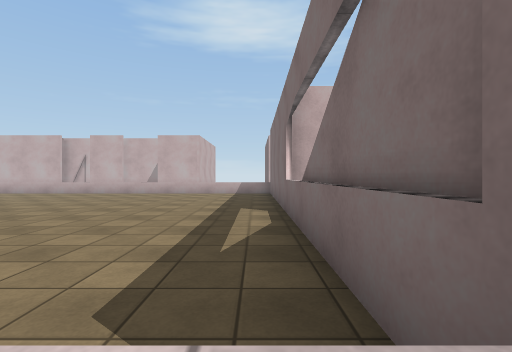
View 1 (above)

16 first-person views from a walk through a Unity game level. The camera is 1.3 m above the floor, looks level and sees 85° across. The floor is counted in squares, 1.7 m on a side. Each view is taken from the middle of a square. On the plan, view 1 faces up. The plan holds only what a view shows up to about 10 squares ahead; the rest is blank. The place goes on beyond the plan. The player character is not drawn. Some surface patterns are stand-ins.

View 2
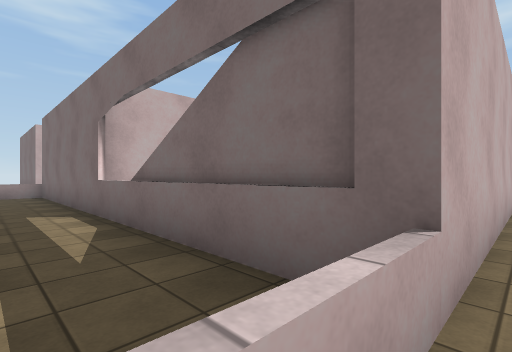

View 3
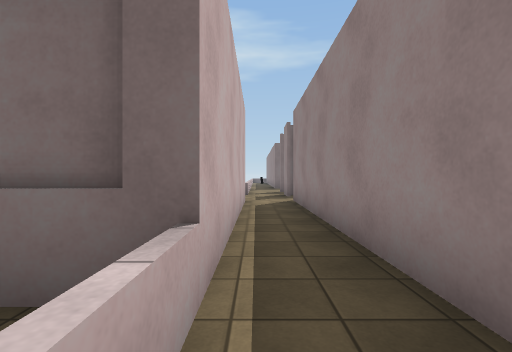

View 4
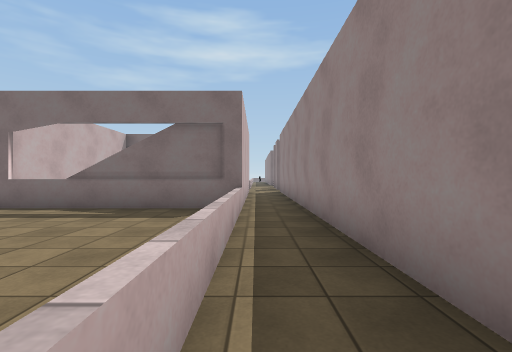

View 5
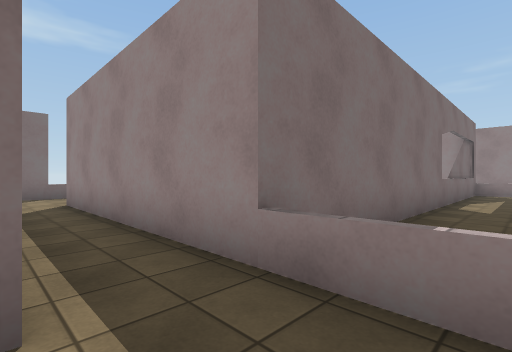

View 6
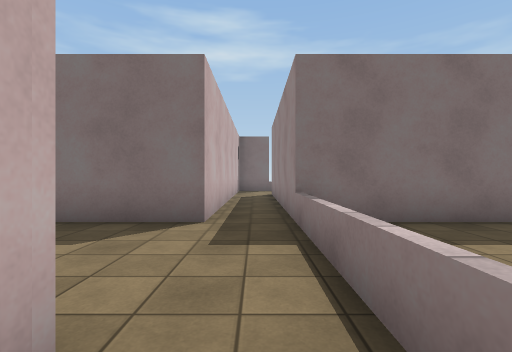

View 7
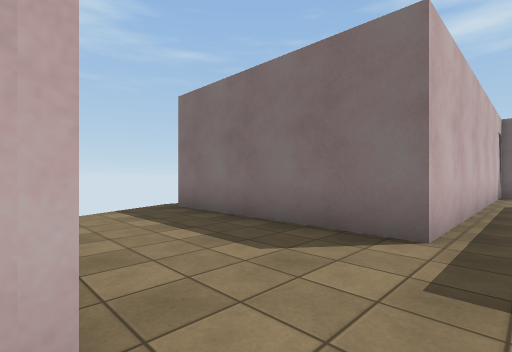

View 8
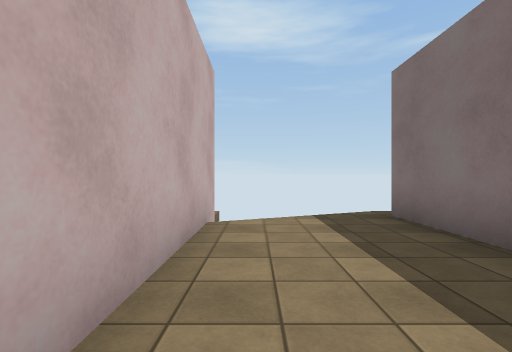

View 9
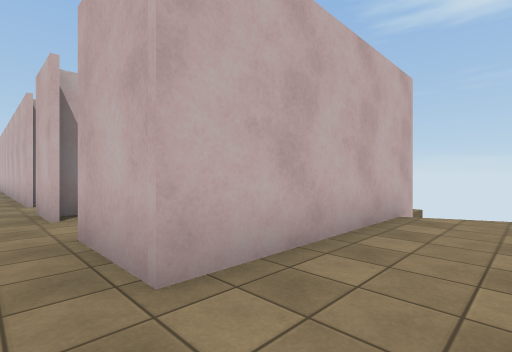

View 10
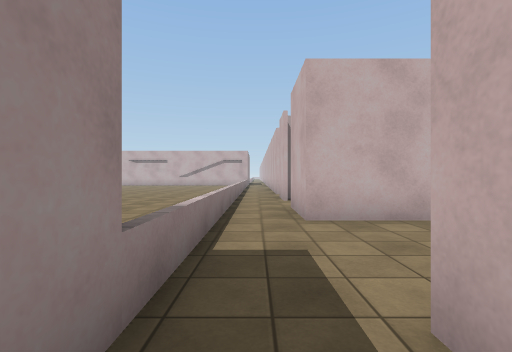

View 11
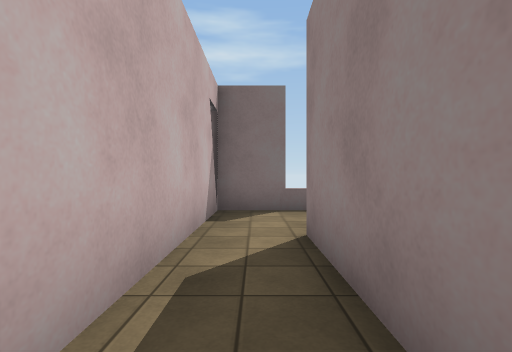

View 12
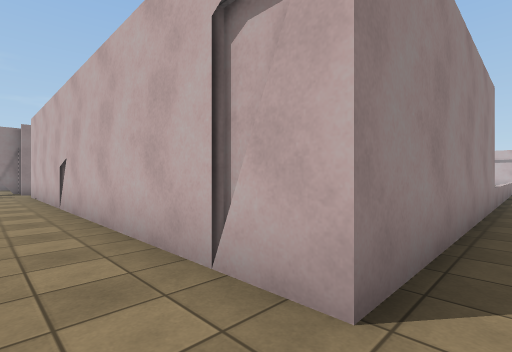

View 13
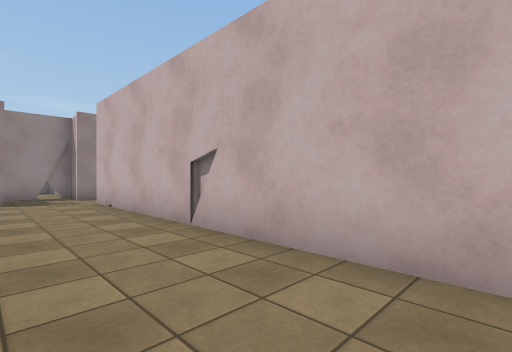

View 14
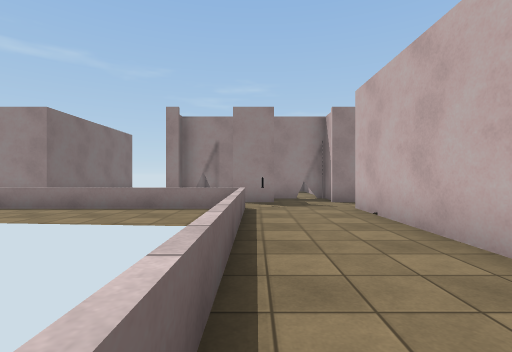

View 15
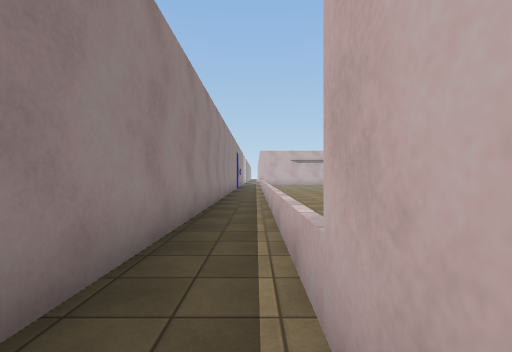

View 16
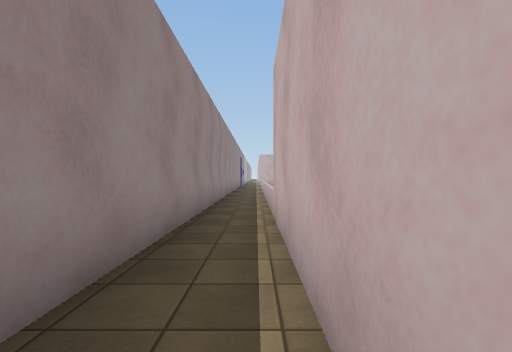

### Floor plan
Points are (right, up) in squares from view 1. A wall is a line through its corners. A room is listed if a view was taken in it or the views show most of it. See-through windows are left out.
Room 1 (views 1, 2, 3, 4, 5, 6, 7, 8, 9, 10, 11, 12, 15, 16)
walls: (-0.1, 12.3) (7.6, 12.3); (0.6, 0.2) (0.6, 12.2); (-6.6, 13.9) (-8.2, 13.9); (-7.4, 14.5) (-7.4, 14); (-8, -1.2) (7.6, -1.2); (7.6, 0.3) (-0.1, 0.3); (-2.8, 19.5) (-2.8, 13.9) (-4.9, 13.9); (10.3, 11.8) (10.3, 13.9) (0.6, 13.9) (0.6, 19.5)
low walls: (0.6, 12.2) (0, 12.2)
ways out: opening at (7, -0.5) to room 2; opening at (8.5, 12) to room 2; opening at (1, 5)
Room 2 (views 13, 14)
walls: (16.1, -3) (16.1, -1.2) (17.5, -1.2); (10.8, -2.5) (12.5, -2.5); (9.4, -1.2) (10.8, -1.2); (7.6, -1.2) (7.6, -2.5) (9.4, -2.5); (7.6, 12.3) (7.6, 0.3)
ways out: opening at (7, -0.5) to room 1; opening at (8.5, 12) to room 1
objects: other object (10, 0)

Positions as (right, up) in squares from view 1, and headings:
1: (0, 0), facing up
2: (-1, 0), facing up-right
3: (-1, 0), facing right
4: (-6, 0), facing right
5: (-1, 14), facing down-right
6: (-4, 13), facing right
7: (-3, 13), facing up-right
8: (-2, 14), facing up
9: (-1, 13), facing up-left
10: (2, 13), facing left
11: (4, 13), facing right
12: (9, 13), facing down-left
13: (10, 9), facing down-left
14: (10, 7), facing down
15: (2, 0), facing left
16: (6, 0), facing left
